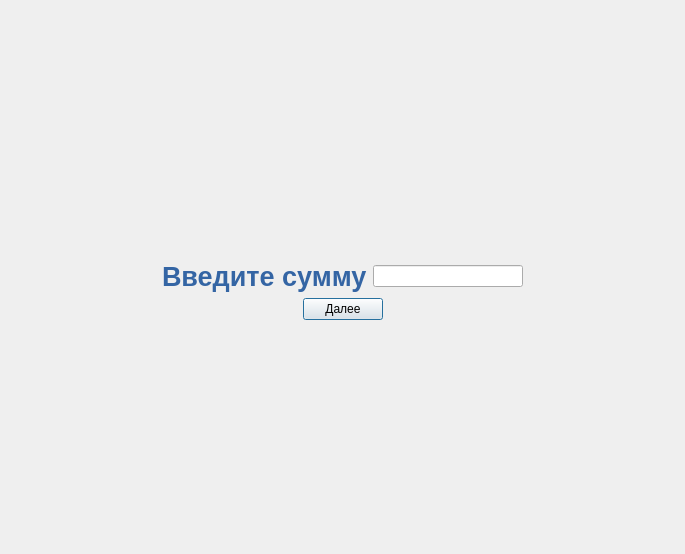
<?xml version="1.0" encoding="UTF-8"?>
<ui version="4.0">
 <class>get_money</class>
 <widget class="QDialog" name="get_money">
  <property name="geometry">
   <rect>
    <x>0</x>
    <y>0</y>
    <width>685</width>
    <height>554</height>
   </rect>
  </property>
  <property name="windowTitle">
   <string>Dialog</string>
  </property>
  <layout class="QVBoxLayout" name="verticalLayout">
   <item>
    <spacer name="verticalSpacer_2">
     <property name="orientation">
      <enum>Qt::Vertical</enum>
     </property>
     <property name="sizeHint" stdset="0">
      <size>
       <width>20</width>
       <height>40</height>
      </size>
     </property>
    </spacer>
   </item>
   <item>
    <layout class="QHBoxLayout" name="horizontalLayout_2">
     <item>
      <spacer name="horizontalSpacer_5">
       <property name="orientation">
        <enum>Qt::Horizontal</enum>
       </property>
       <property name="sizeHint" stdset="0">
        <size>
         <width>40</width>
         <height>20</height>
        </size>
       </property>
      </spacer>
     </item>
     <item>
      <widget class="QLabel" name="label_2">
       <property name="text">
        <string/>
       </property>
      </widget>
     </item>
     <item>
      <spacer name="horizontalSpacer_6">
       <property name="orientation">
        <enum>Qt::Horizontal</enum>
       </property>
       <property name="sizeHint" stdset="0">
        <size>
         <width>40</width>
         <height>20</height>
        </size>
       </property>
      </spacer>
     </item>
    </layout>
   </item>
   <item>
    <layout class="QHBoxLayout" name="horizontalLayout">
     <item>
      <spacer name="horizontalSpacer_3">
       <property name="orientation">
        <enum>Qt::Horizontal</enum>
       </property>
       <property name="sizeHint" stdset="0">
        <size>
         <width>40</width>
         <height>20</height>
        </size>
       </property>
      </spacer>
     </item>
     <item>
      <widget class="QLabel" name="label">
       <property name="text">
        <string>&lt;html&gt;&lt;head/&gt;&lt;body&gt;&lt;p&gt;&lt;span style=&quot; font-size:20pt; font-weight:600; color:#3465a4;&quot;&gt;Введите сумму&lt;/span&gt;&lt;/p&gt;&lt;/body&gt;&lt;/html&gt;</string>
       </property>
      </widget>
     </item>
     <item>
      <widget class="QLineEdit" name="lineEdit"/>
     </item>
     <item>
      <spacer name="horizontalSpacer_4">
       <property name="orientation">
        <enum>Qt::Horizontal</enum>
       </property>
       <property name="sizeHint" stdset="0">
        <size>
         <width>40</width>
         <height>20</height>
        </size>
       </property>
      </spacer>
     </item>
    </layout>
   </item>
   <item>
    <layout class="QHBoxLayout" name="horizontalLayout_3">
     <item>
      <spacer name="horizontalSpacer">
       <property name="orientation">
        <enum>Qt::Horizontal</enum>
       </property>
       <property name="sizeHint" stdset="0">
        <size>
         <width>40</width>
         <height>20</height>
        </size>
       </property>
      </spacer>
     </item>
     <item>
      <widget class="QPushButton" name="pushButton">
       <property name="text">
        <string>Далее</string>
       </property>
      </widget>
     </item>
     <item>
      <spacer name="horizontalSpacer_2">
       <property name="orientation">
        <enum>Qt::Horizontal</enum>
       </property>
       <property name="sizeHint" stdset="0">
        <size>
         <width>40</width>
         <height>20</height>
        </size>
       </property>
      </spacer>
     </item>
    </layout>
   </item>
   <item>
    <spacer name="verticalSpacer">
     <property name="orientation">
      <enum>Qt::Vertical</enum>
     </property>
     <property name="sizeHint" stdset="0">
      <size>
       <width>20</width>
       <height>40</height>
      </size>
     </property>
    </spacer>
   </item>
  </layout>
 </widget>
 <resources/>
 <connections/>
</ui>
